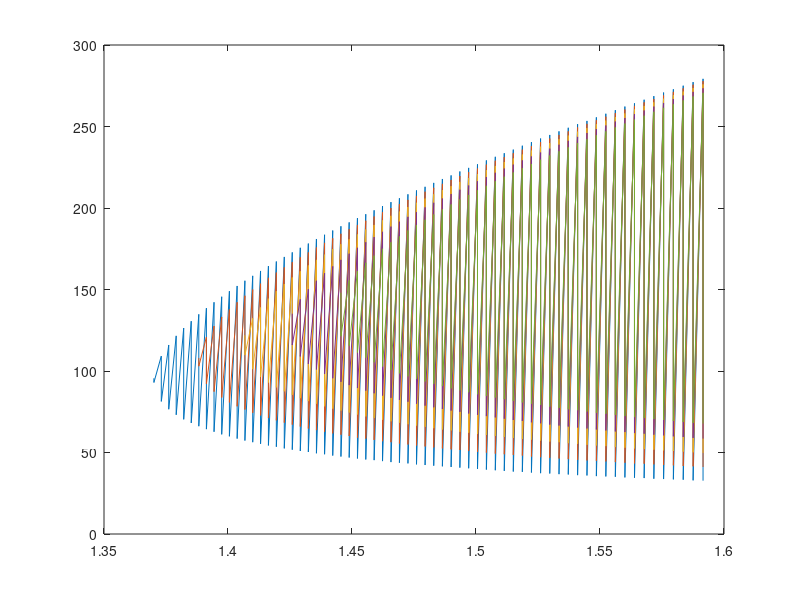

MATLAB code to generate this figure:
clc
clear
figure()
NUM=100;
NU=linspace(40e-6,50e-6,NUM);

NUMKB=5;
KB=linspace(1,2,NUMKB);
for kb=1:NUMKB
    pd=[]; % pd and z are used to find zero points under dif conditions
    z=1;
    for m=1:NUM
        %nu=50e-6;%kinematic viscosity \nu=\mu/\rho
        nu=NU(m);
        g=9.8;
        sc=deg2rad(30);
        rint=2.5e-3;
        q0=3e-5/(2*pi);
        aint=30*rint;

        hs=((3*nu*q0/(g*sin(sc)))*(1/aint))^(1/3);
        us=(1/3)*(g*sin(sc)/nu)*(hs)^2;
        Ys=3*nu/(hs)^2;
        h2=aint*cos(sc);

        D=us;
        E=hs;
        F=cos(sc);
        G=g;
        H=1/h2;
        P=0;
        Q=6*nu/(hs)^3;

        %Y=-Ys;
        N1=2000;

        A=linspace(0,400,N1);
        B=KB(kb) ;
        %x1=[];
        for j=1:N1
                Y=-Ys.*(1+(hs.^2).*((A(j))^2+(H^2)*(B)^2));
                SQRT=sqrt(Y^2-4*E*F*G*(B)^2*H^2-4i*D*E*Q*A(j)-4*E*F*G*(A(j))^2);
                %x1(j)=Y/2-real(SQRT)/2;
                x2(j)=Y/2+real(SQRT)/2;
        end
        %x1=Y/2-real(SQRT)/2;
        %x2=Y/2+real(SQRT)/2;

        % plot for IM\omega - k
        %strB{m}=[num2str(nu)];

        %plot(A,x2)
        %legend(strB)
        %hold on

        % find zero point under dif \mu


        for n= 1:N1-1

            if x2(n)==0
                pd(1,z)=(A(n)+A(n+1))/2;
                pd(2,z)=nu;
                z=z+1;
            elseif x2(n)*x2(n+1)<0
                  pd(1,z)=(A(n)+A(n+1))/2;
                  pd(2,z)=nu;
                  z=z+1;
            end
        end

    end

    % plot for phase diagram of k - nu
    plot((hs*us)./pd(2,:),pd(1,:))
    hold on
end





